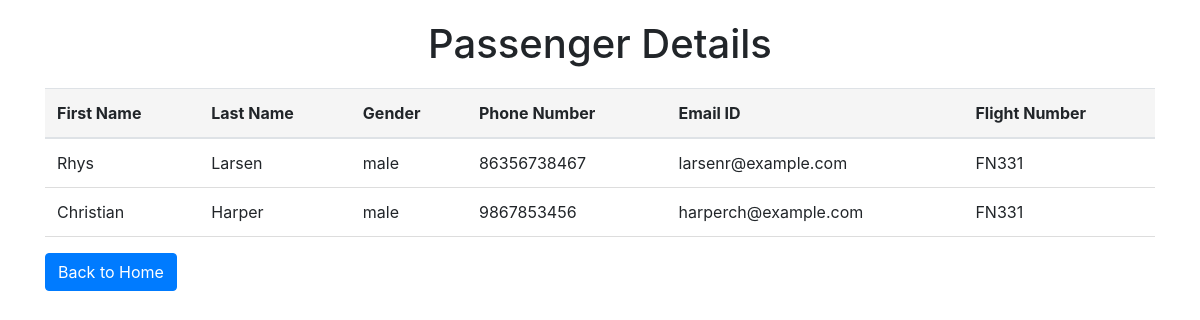
Screenshot of /admin/passengerdetails/FN331 with the database file from the repository.
### tables this page shows
CREATE TABLE "bookings" (
    booking_id INTEGER PRIMARY KEY AUTOINCREMENT,
    first_name VARCHAR(100) NOT NULL,
    last_name VARCHAR(100) NOT NULL,
    gender VARCHAR(10) NOT NULL,
    phone_number VARCHAR(20) NOT NULL,
    email_id VARCHAR(100) NOT NULL,
    flight_id INTEGER NOT NULL,
    flight_number VARCHAR(10),
username VARCHAR(50),
FOREIGN KEY (flight_id) REFERENCES flights (flight_id),
FOREIGN KEY (username) REFERENCES users(username));

### admin.py (the view)
@admin_routes.route('/admin/passengerdetails/<flight_number>')
def passenger_details(flight_number):
    conn = sqlite3.connect('flightreservationdb.db')
    cursor = conn.cursor()
    cursor.execute("SELECT * FROM bookings WHERE flight_number = ?", (flight_number,))
    passengers = cursor.fetchall()
    conn.close()
    return render_template('/admin/passengerdetails.html', passengers=passengers, flight_number=flight_number)

### templates/admin/passengerdetails.html (shortened to what this page needs)
<!DOCTYPE html>
<html lang="en">
<head>
    <link rel="stylesheet" href="https://stackpath.bootstrapcdn.com/bootstrap/4.5.0/css/bootstrap.min.css">
</head>
<body>
    <div class="container">
        <h1>Passenger Details</h1>
        <table class="table">
            <thead>
                <tr>
                    <th>First Name</th>
                    <th>Last Name</th>
                    <th>Gender</th>
                    <th>Phone Number</th>
                    <th>Email ID</th>
                    <th>Flight Number</th>
                </tr>
            </thead>
            <tbody>
                {% for passenger in passengers %}
                <tr>
                    <td>{{ passenger[1] }}</td>
                    <td>{{ passenger[2] }}</td>
                    <td>{{ passenger[3] }}</td>
                    <td>{{ passenger[4] }}</td>
                    <td>{{ passenger[5] }}</td>
                    <td>{{ passenger[7] }}</td>
                </tr>
                {% endfor %}
            </tbody>
        </table>
        <a href="/admin/home" class="btn btn-primary">Back to Home</a>
    </div>
</body>
</html>

### templates/admin/passengerdetails.html (style rules this page uses)
body { padding: 20px; }
h1 { text-align: center; margin-bottom: 20px; }
table { width: 100%; border-collapse: collapse; margin-bottom: 20px; }
th, td { padding: 10px; border-bottom: 1px solid #ddd; }
th { background-color: #f5f5f5; }
a { color: #fff; text-decoration: none; background-color: #0066cc; padding: 8px 16px; border-radius: 4px; margin-right: 10px; }

### rows the page displays
bookings: first_name "Rhys", last_name "Larsen", gender "male", phone_number "86356738467", email "larsenr@example.com", flight_number "FN331"
bookings: first_name "Christian", last_name "Harper", gender "male", phone_number "9867853456", email "harperch@example.com", flight_number "FN331"
